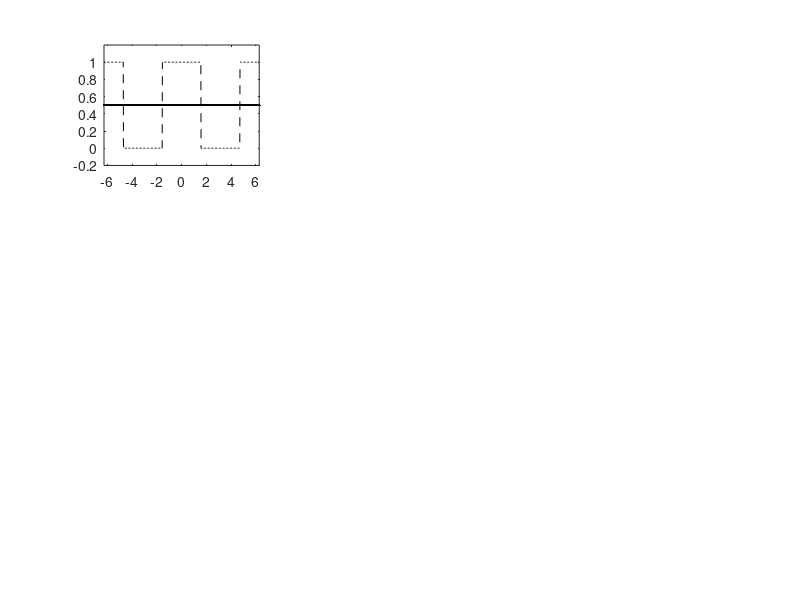

Source code (MATLAB):
x = inline ('mod (t+pi/2, 2*pi)<=pi');

t= linspace (-3*pi, 3*pi,1000);

sumsterms = zeros (16,length(t));

sumterms(1,:) =1/2;

for n = 1:size(sumterms,1)-1;
    sumterms(n+1,:) = (2/(pi*n)*sin(pi*n/2))*cos(n*t);
end

x_N = cumsum (sumterms);
figure(1);
clf;
ind=0;

for N = [0,1:2:size(sumterms,1)-1], ind = ind+1;
    subplot (3,3,ind);
    plot (t,x_N(N+1,:), 'k',t,x(t),'k--');
    %sub
    axis ([-2*pi 2*pi -0.2 1.2]);
end


